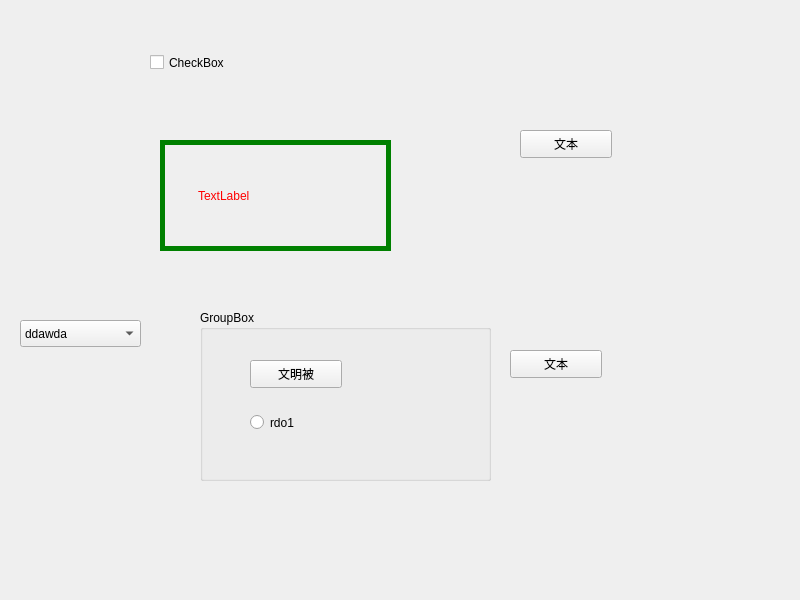
<?xml version="1.0" encoding="UTF-8"?>
<ui version="4.0">
 <class>Widget</class>
 <widget class="QWidget" name="Widget">
  <property name="geometry">
   <rect>
    <x>0</x>
    <y>0</y>
    <width>800</width>
    <height>600</height>
   </rect>
  </property>
  <property name="windowTitle">
   <string>Widget</string>
  </property>
  <widget class="QLabel" name="label">
   <property name="geometry">
    <rect>
     <x>160</x>
     <y>140</y>
     <width>231</width>
     <height>111</height>
    </rect>
   </property>
   <property name="styleSheet">
    <string notr="true">QLabel{
/*	font-family: &quot;黑体&quot;;
	font-size: 16pt;
	font-weight: bold;
	font-style: italic;*/		
	color:  red;
	font:   italic bold 16pt &quot;黑体&quot;;
	
	/*border-width: 5px;
	border-color: green;
	border-style: solid;*/
	border:  5px solid green;

	padding-left: 30px;
}</string>
   </property>
   <property name="text">
    <string>TextLabel</string>
   </property>
  </widget>
  <widget class="QPushButton" name="btn1">
   <property name="geometry">
    <rect>
     <x>510</x>
     <y>350</y>
     <width>92</width>
     <height>28</height>
    </rect>
   </property>
   <property name="text">
    <string>文本</string>
   </property>
   <property name="checkable">
    <bool>true</bool>
   </property>
  </widget>
  <widget class="QPushButton" name="btn1_2">
   <property name="geometry">
    <rect>
     <x>520</x>
     <y>130</y>
     <width>92</width>
     <height>28</height>
    </rect>
   </property>
   <property name="text">
    <string>文本</string>
   </property>
  </widget>
  <widget class="QGroupBox" name="groupBox">
   <property name="geometry">
    <rect>
     <x>200</x>
     <y>310</y>
     <width>291</width>
     <height>171</height>
    </rect>
   </property>
   <property name="title">
    <string>GroupBox</string>
   </property>
   <widget class="QPushButton" name="pushButton_3">
    <property name="geometry">
     <rect>
      <x>50</x>
      <y>50</y>
      <width>92</width>
      <height>28</height>
     </rect>
    </property>
    <property name="text">
     <string>文明被</string>
    </property>
    <property name="checkable">
     <bool>true</bool>
    </property>
   </widget>
   <widget class="QRadioButton" name="radioButton">
    <property name="geometry">
     <rect>
      <x>50</x>
      <y>100</y>
      <width>120</width>
      <height>25</height>
     </rect>
    </property>
    <property name="text">
     <string>rdo1</string>
    </property>
   </widget>
  </widget>
  <widget class="QComboBox" name="comboBox">
   <property name="geometry">
    <rect>
     <x>20</x>
     <y>320</y>
     <width>121</width>
     <height>27</height>
    </rect>
   </property>
   <item>
    <property name="text">
     <string>ddawda</string>
    </property>
   </item>
   <item>
    <property name="text">
     <string>htyj</string>
    </property>
   </item>
   <item>
    <property name="text">
     <string>k8ykzgr</string>
    </property>
   </item>
   <item>
    <property name="text">
     <string>qDOJMF</string>
    </property>
   </item>
   <item>
    <property name="text">
     <string>ESWFPKfesf</string>
    </property>
   </item>
  </widget>
  <widget class="QCheckBox" name="checkBox">
   <property name="geometry">
    <rect>
     <x>150</x>
     <y>50</y>
     <width>100</width>
     <height>25</height>
    </rect>
   </property>
   <property name="text">
    <string>CheckBox</string>
   </property>
  </widget>
 </widget>
 <resources/>
 <connections/>
</ui>
